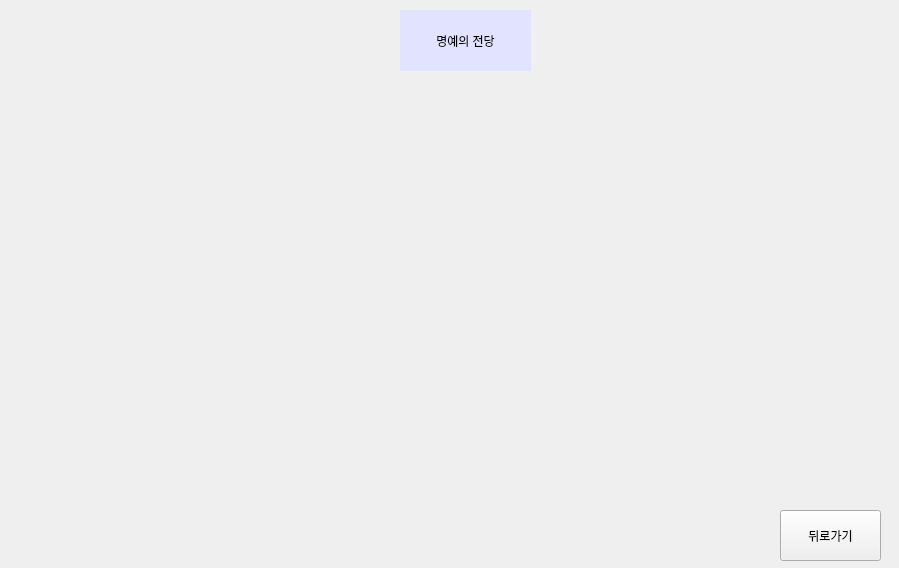
<?xml version="1.0" encoding="UTF-8"?>
<ui version="4.0">
 <class>Fame_hall</class>
 <widget class="QWidget" name="Fame_hall">
  <property name="geometry">
   <rect>
    <x>0</x>
    <y>0</y>
    <width>899</width>
    <height>568</height>
   </rect>
  </property>
  <property name="windowTitle">
   <string>Form</string>
  </property>
  <widget class="QLabel" name="label">
   <property name="geometry">
    <rect>
     <x>400</x>
     <y>10</y>
     <width>131</width>
     <height>61</height>
    </rect>
   </property>
   <property name="styleSheet">
    <string notr="true">background-color: rgb(226, 228, 255);</string>
   </property>
   <property name="text">
    <string>명예의 전당</string>
   </property>
   <property name="alignment">
    <set>Qt::AlignCenter</set>
   </property>
  </widget>
  <widget class="QPushButton" name="back_button">
   <property name="geometry">
    <rect>
     <x>780</x>
     <y>510</y>
     <width>101</width>
     <height>51</height>
    </rect>
   </property>
   <property name="text">
    <string>뒤로가기</string>
   </property>
  </widget>
  <widget class="QWidget" name="gridLayoutWidget">
   <property name="geometry">
    <rect>
     <x>60</x>
     <y>100</y>
     <width>811</width>
     <height>401</height>
    </rect>
   </property>
   <layout class="QGridLayout" name="fames_view"/>
  </widget>
  <widget class="QLabel" name="label_2">
   <property name="geometry">
    <rect>
     <x>20</x>
     <y>30</y>
     <width>871</width>
     <height>541</height>
    </rect>
   </property>
   <property name="styleSheet">
    <string notr="true">border-image: url(:/backgound/image/background image/hall_of_fame.png);</string>
   </property>
   <property name="text">
    <string/>
   </property>
  </widget>
  <zorder>label_2</zorder>
  <zorder>label</zorder>
  <zorder>back_button</zorder>
  <zorder>gridLayoutWidget</zorder>
 </widget>
 <resources/>
 <connections/>
</ui>
